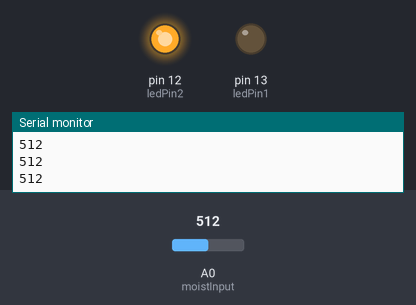
A sketch run on a simulated Arduino Uno, built with avr-gcc and run on an emulated ATmega328P. On the bench: output pins drawn as LEDs (lit = HIGH), the last lines printed to the serial monitor. Inputs (shaded band) come from the test bench; at power-on: A0 (moistInput) = 512.

Above: at 1.2 s.
1.3 s: A0 (moistInput) set to 533
2.8 s: A0 (moistInput) set to 564
At 3.1 s:
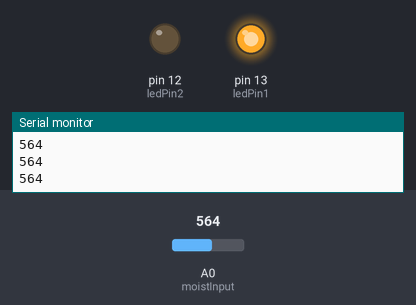
4.3 s: A0 (moistInput) set to 540
At 5.5 s:
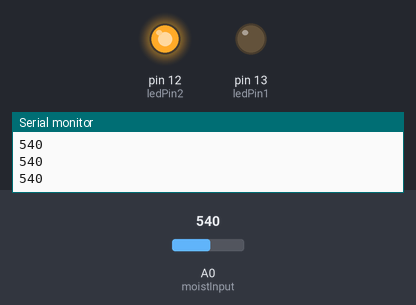
5.8 s: A0 (moistInput) set to 560
At 6.9 s:
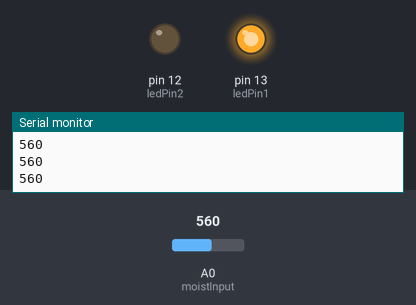
Timing chart, 0 to 8.3 s (numbered marks = the images above; inputs shaded):
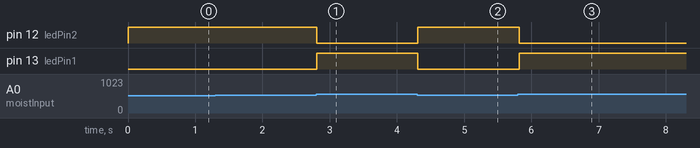

Measured:
- the behaviour switches between 550 and 551 on A0 (moistInput) (found by bisection; images 0 and 1)
- after the input at 2.8 s, pin 12 (ledPin2): HIGH → LOW at once; pin 13 (ledPin1): LOW → HIGH at once
- after the input at 4.3 s, pin 12 (ledPin2): LOW → HIGH at once; pin 13 (ledPin1): HIGH → LOW at once
- after the input at 5.8 s, pin 12 (ledPin2): HIGH → LOW at once; pin 13 (ledPin1): LOW → HIGH at once

The sketch:

moisture.ino
```cpp
const int moistInput = A0;
const int threshold = 550;

const int ledPin1 = 13;
const int ledPin2 = 12;

void setup() {
pinMode(ledPin1, OUTPUT);
pinMode(ledPin2, OUTPUT);
  Serial.begin(9600);

}

void massDigitalWrite(unsigned char pins[], unsigned char length, unsigned char state)
{
 unsigned char i;
 for (i = 0; i < length; i++)
   digitalWrite(pins, state);
}

void loop() {

  int sensorValue = analogRead(moistInput);

 if (sensorValue > threshold) {
    digitalWrite(ledPin1, HIGH);
    digitalWrite(ledPin2, LOW);
  } else {
    digitalWrite(ledPin2, HIGH);
    digitalWrite(ledPin1, LOW);
  }


  Serial.println(sensorValue);
  delay(100);
}
```
